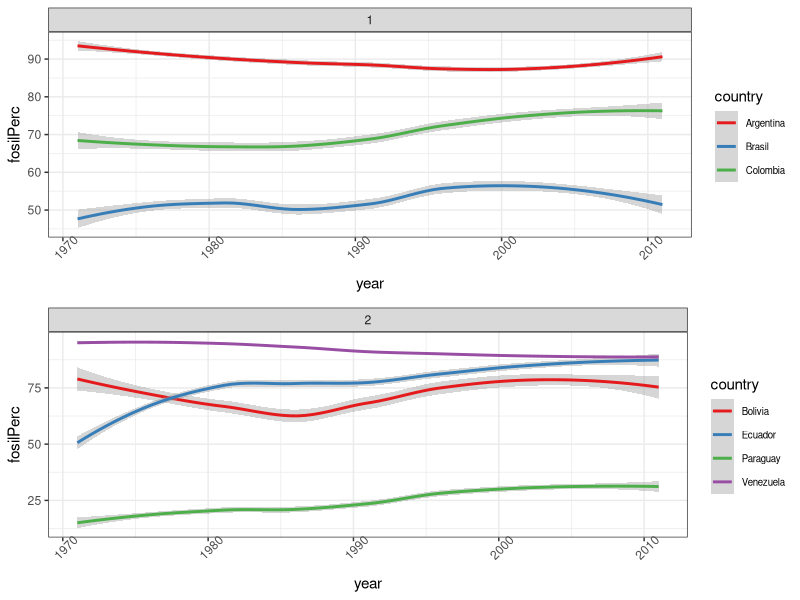
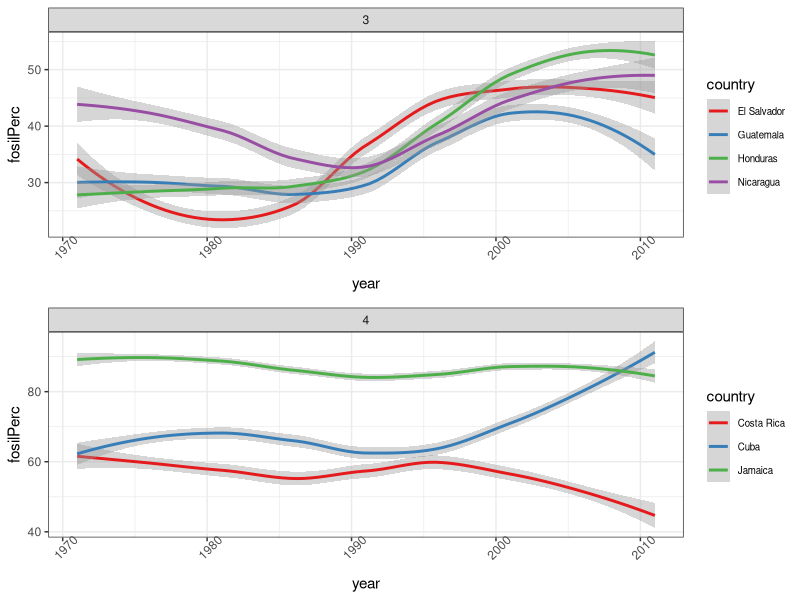
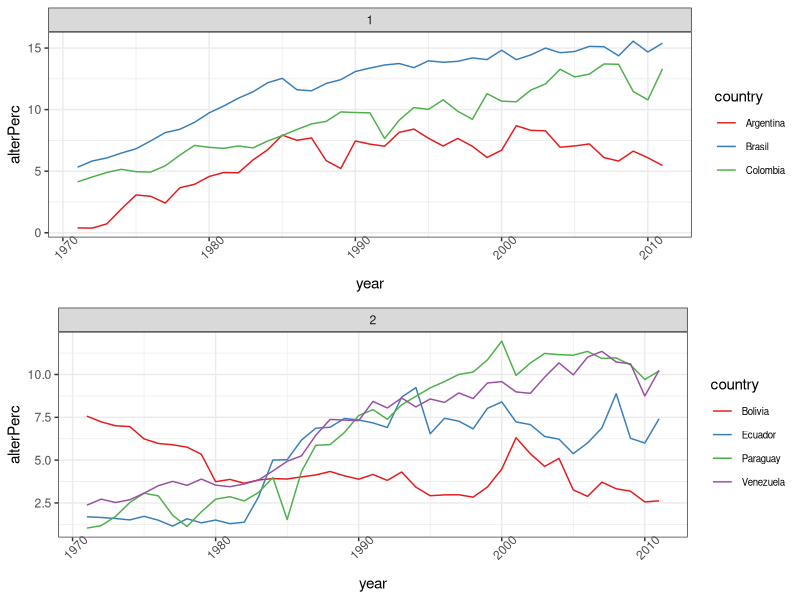
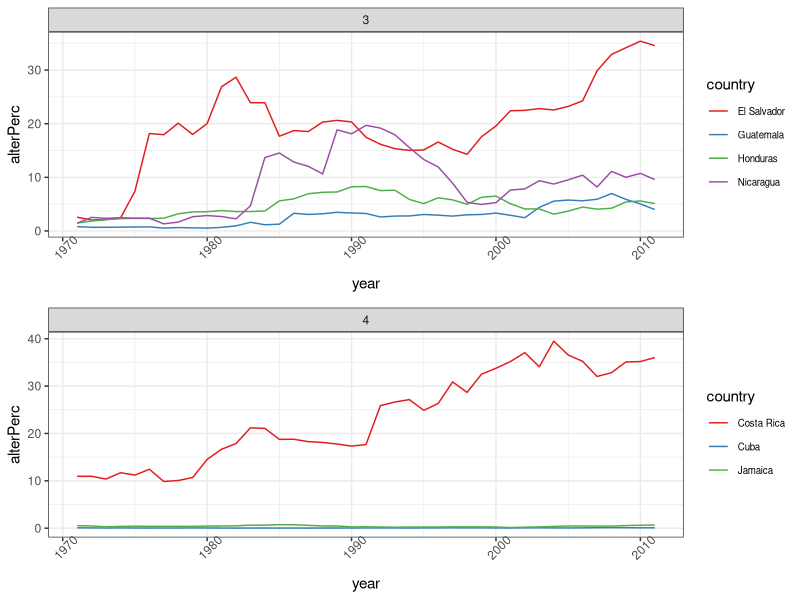
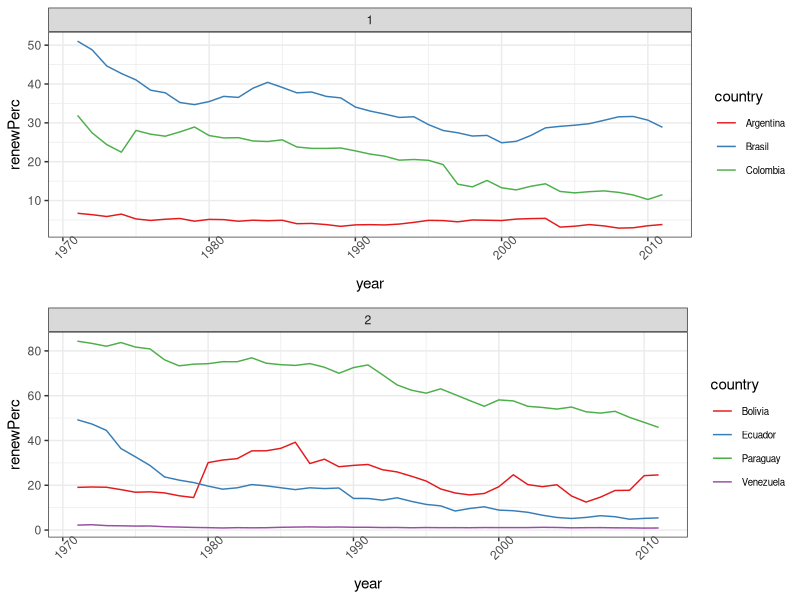
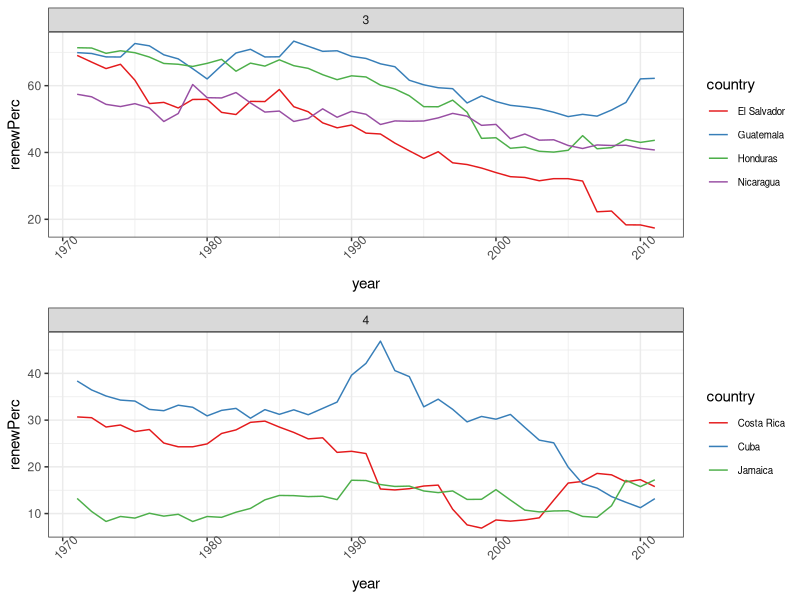
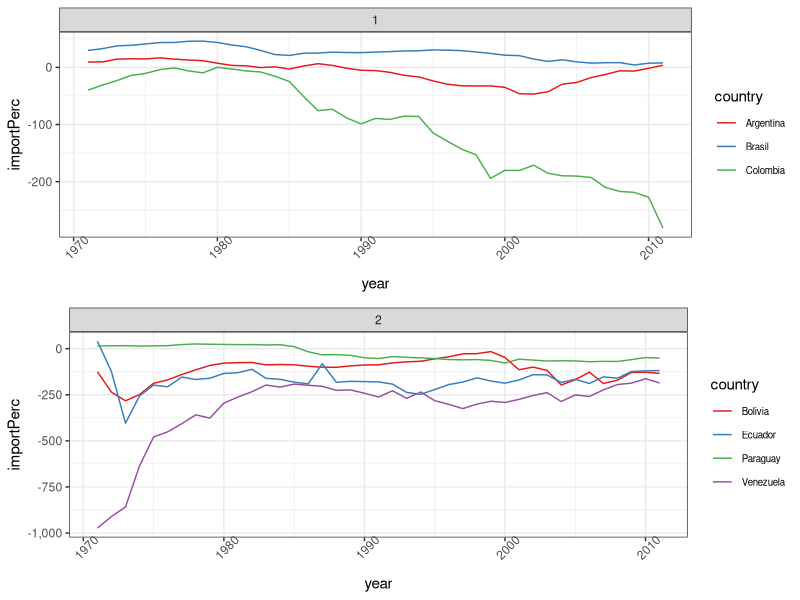
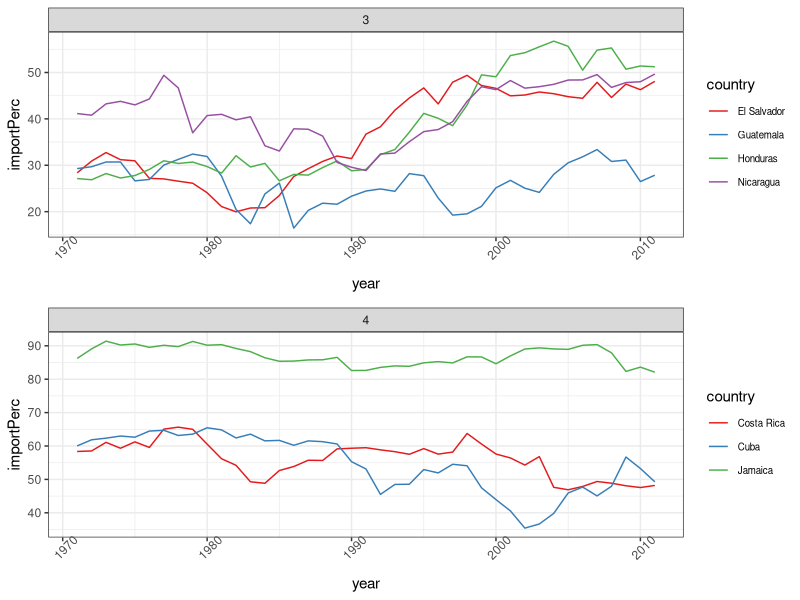

R code for these plots, in order:
## ---- chunk 1
library(ggplot2)
library(plyr)
library(reshape2)
library(scales)
library(gridExtra)
## ---- chunk 2
df <- read.csv('data/datosEnergia2.csv', header = T, encoding = 'UTF-8')
levels(df$country) <- c( "Argentina","Bolivia","Brasil","Colombia","Costa Rica","Cuba","Ecuador","El Salvador","Guatemala",                 "Haiti","Honduras","Jamaica","Mexico","Nicaragua","Panama","Paraguay","Peru","Rep. Dominicana","Venezuela")
melt.df <- melt(df, id.vars = c('country','code','year'))
melt.df <- arrange(melt.df, year)
df$facet <- 1 * df$country %in% c('Argentina','Brasil','Colombia','Mexico') +
2 * df$country %in% c('Bolivia','Venezuela','Peru', 'Ecuador', 'Paraguay') +
3 * df$country %in% c('Guatemala','Honduras','El Salvador', 'Panama', 'Nicaragua') +
4 * df$country %in% c('Jamaica','Haiti','Rep. Dominicana', 'Costa Rica', 'Cuba')
df$prod_kWh <- (df$prod_ktOil*2.9e13)/3.6e6
df$use_kWh <- (df$use_ktOil*2.9e13)/3.6e6
df$intensity <- df$use_kWh/df$GDP
df$cons_capita <- df$use_kWh/df$population

df[which(df$country == 'Paraguay' & df$year > 1984), 'alterPerc'] <- df[which(df$country == 'Paraguay' & df$year > 1984), 'alterPerc']/10

## ---- chunk 3
d <- split(df,f = df$facet)
p1 <- ggplot(d$'1', aes(x = year, y =fosilPerc, colour = country)) + geom_smooth() + theme_bw()  + facet_wrap(~ facet) + theme(axis.text.x = element_text(angle = 45), legend.key.size = unit(0.6, "cm"), legend.text = element_text(size = 7)) + scale_colour_brewer(palette = 'Set1') + scale_y_continuous(labels = comma)
p2 <- p1 %+% d$'2'
p3 <- p1 %+% d$'3'
p4 <- p1 %+% d$'4'
grid.arrange(p1,p2)
grid.arrange(p3,p4)

## ---- chunk 4
p1 <- ggplot(d$'1', aes(x = year, y = alterPerc, colour = country)) + geom_line() + theme_bw()+ scale_colour_brewer(palette = 'Set1') + scale_y_continuous(labels = comma) + facet_wrap(~ facet) + theme(axis.text.x = element_text(angle = 45),legend.key.size = unit(0.6, "cm"), legend.text = element_text(size = 7))
p2 <- p1 %+% d$'2'
p3 <- p1 %+% d$'3'
p4 <- p1 %+% d$'4'
grid.arrange(p1,p2)
grid.arrange(p3,p4)
## ---- chunk 5
p1 <- ggplot(d$'1', aes(x = year, y = renewPerc, colour = country)) + geom_line() + theme_bw()+ scale_colour_brewer(palette = 'Set1') + scale_y_continuous(labels = comma) + facet_wrap(~ facet) + theme(axis.text.x = element_text(angle = 45), legend.key.size = unit(0.6, "cm"), legend.text = element_text(size = 7))
p2 <- p1 %+% d$'2'
p3 <- p1 %+% d$'3'
p4 <- p1 %+% d$'4'
grid.arrange(p1,p2)
grid.arrange(p3,p4)
## ---- chunk 6
p1 <- ggplot(d$'1', aes(x = year, y =importPerc, colour = country)) + geom_line() + theme_bw()+ scale_colour_brewer(palette = 'Set1') + scale_y_continuous(labels = comma) + facet_wrap(~ facet) + theme(axis.text.x = element_text(angle = 45), legend.key.size = unit(0.6, "cm"), legend.text = element_text(size = 7))
p2 <- p1 %+% d$'2'
p3 <- p1 %+% d$'3'
p4 <- p1 %+% d$'4'
grid.arrange(p1,p2)
grid.arrange(p3,p4)
